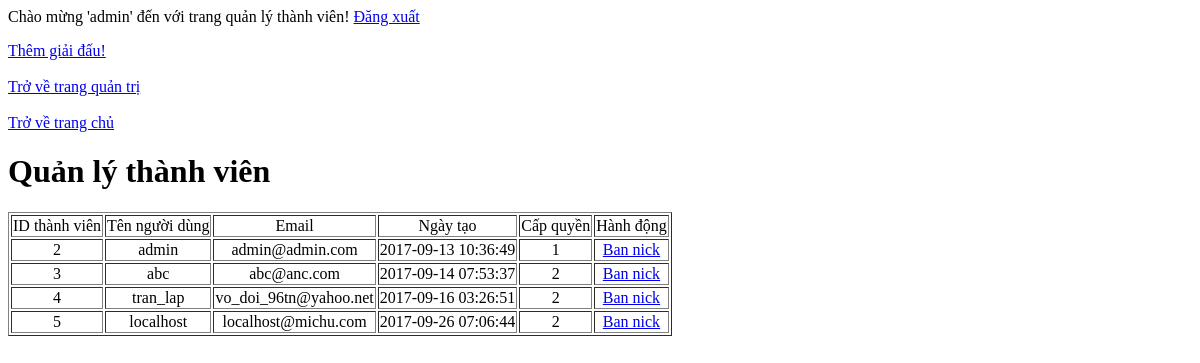
The page /page/admin/acc.php (signed in) on the database as committed earlier.
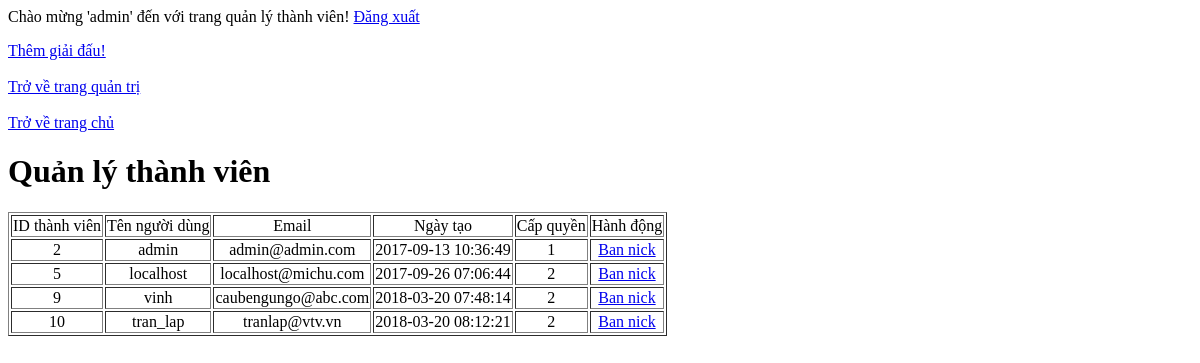
The same page on the database as committed later.
### tables this page shows
CREATE TABLE `user` (
  `id` int(10) UNSIGNED NOT NULL,
  `username` varchar(100) DEFAULT NULL,
  `email` varchar(100) DEFAULT NULL,
  `password` varchar(100) DEFAULT NULL,
  `create_at` timestamp NOT NULL DEFAULT CURRENT_TIMESTAMP ON UPDATE CURRENT_TIMESTAMP,
  `id_role` int(11) NOT NULL DEFAULT '2'
);

### page/admin/acc.php (the view, shortened to what this page needs)
<?php
include '../../config.php';
$sql = "SELECT * FROM user";
$ket_qua = mysqli_query($connect, $sql);
echo "<table border = '1px'>
 <tr>
  <td style='text-align: center'>ID thành viên</td>
  <td style='text-align: center'>Tên người dùng</td>
  <td style='text-align: center'>Email</td>
  <td style='text-align: center'>Ngày tạo</td>
  <td style='text-align: center'>Cấp quyền</td>
  <td style='text-align: center'>Hành động</td>
 </tr>";
while ($row = mysqli_fetch_array($ket_qua)){
    echo "<tr>";
      echo "<td style='text-align: center'>".$row["id"]."</td>";
      echo "<td style='text-align: center'>".$row["username"]."</td>";
      echo "<td style='text-align: center'>".$row["email"]."</td>";
      echo "<td style='text-align: center'>".$row["create_at"]."</td>";
      echo "<td style='text-align: center'>".$row["id_role"]."</td>";
      ?>
      <td style='text-align: center'><a href="notify.php?id=<?php echo $row["id"];?>">
       Ban nick</a></td>
       <?php
    echo "</tr>";
}
?>
<!DOCTYPE html>
<html>
<head>
</head>
<body>
	<p>Chào mừng '<?php
        echo $_SESSION['ten'];
    ?>' đến với trang quản lý thành viên!   <a href="../destroy.php">Đăng xuất</a></p>
    <a href="../themgiaidau">Thêm giải đấu!</a><br /><br />
    <a href="index.php">Trở về trang quản trị</a><br /><br />
    <a href="../../">Trở về trang chủ</a>
	<h1>Quản lý thành viên</h1>
</body>
</html>

Rows that differ between the two databases and show on the page:
removed user: id "3", username "abc", email "abc@anc.com", create_at "2017-09-14 07:53:37", id_role "2"
removed user: id "4", username "tran_lap", email "vo_doi_96tn@yahoo.net", create_at "2017-09-16 03:26:51", id_role "2"
added user: id "9", username "vinh", email "caubengungo@abc.com", create_at "2018-03-20 07:48:14", id_role "2"
added user: id "10", username "tran_lap", email "tranlap@vtv.vn", create_at "2018-03-20 08:12:21", id_role "2"
